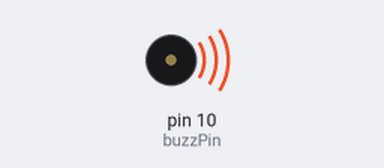
The sketch below on a simulated Arduino Uno, built with avr-gcc and run on an emulated ATmega328P. Shown: buzzer (waves = sounding).

Above: at 0.1 s.
Timing chart, 0 to 1.6 s (numbered marks = the images above):
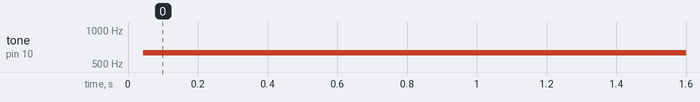

The sketch:

pasive_buzzer.ino
```cpp
int buzzPin = 10;
int buzzT1 = 1000;
int buzzT2 = 1000000;


void setup() {
  // put your setup code here, to run once:
  pinMode(buzzPin, OUTPUT);
}

void loop() {
  // put your main code here, to run repeatedly:
  digitalWrite(buzzPin, HIGH);
  delayMicroseconds(buzzT1);
  digitalWrite(buzzPin, LOW);
  delayMicroseconds(buzzT2);
}
```

Measured:
- by itself, tone on pin 10 (buzzPin): silent → 630 Hz at 0.04 s
